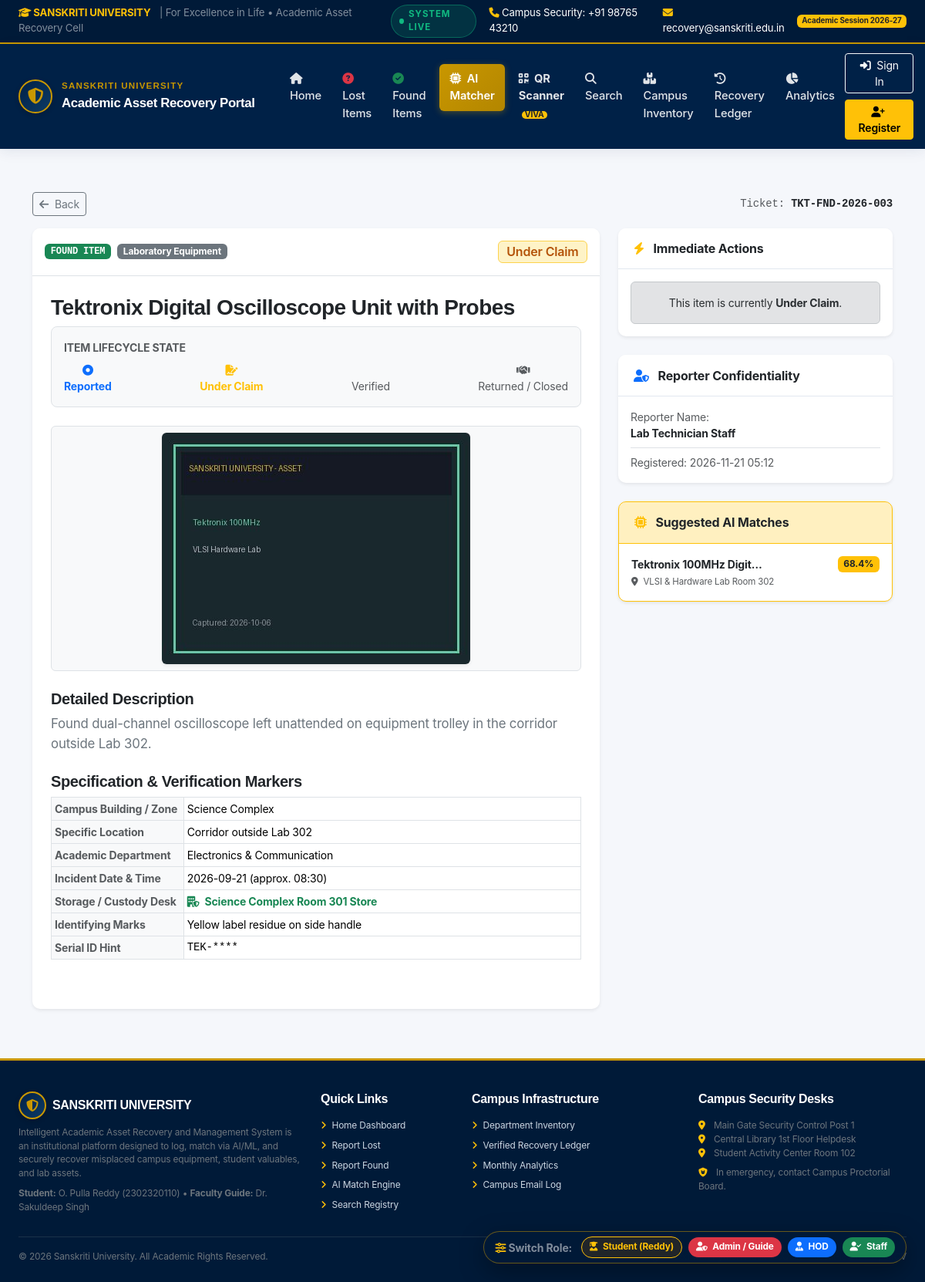
The app's page /items/6, older data.
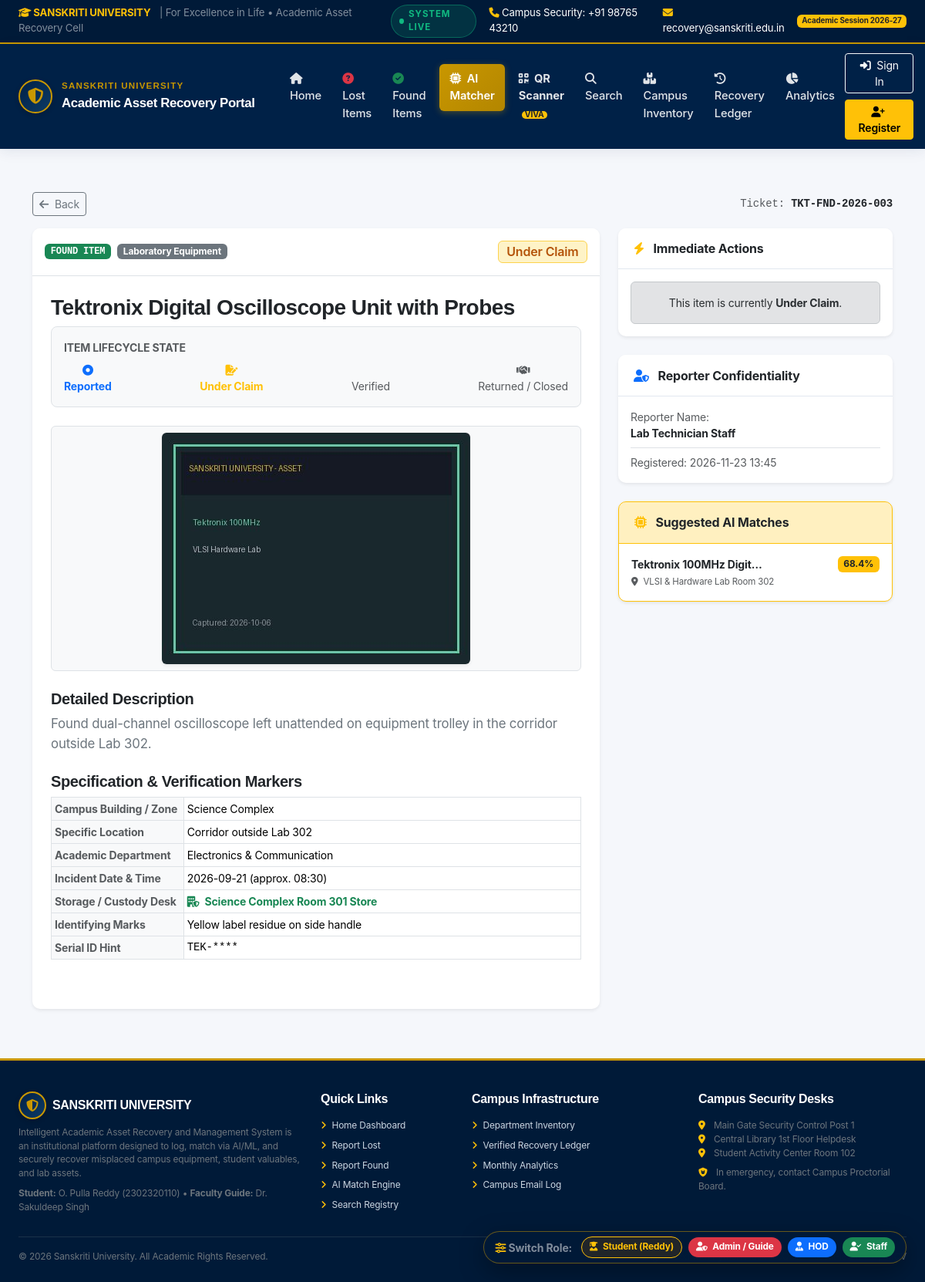
The same page, newer data.
### tables this page shows
CREATE TABLE items (
        id INTEGER PRIMARY KEY AUTOINCREMENT,
        ticket_number TEXT UNIQUE NOT NULL,
        type TEXT NOT NULL, -- 'lost' or 'found'
        title TEXT NOT NULL,
        category TEXT NOT NULL,
        description TEXT NOT NULL,
        department TEXT NOT NULL,
        location TEXT NOT NULL,
        building_zone TEXT NOT NULL,
        date_event TEXT NOT NULL,
        time_event TEXT,
        image_path TEXT,
        user_id INTEGER,
        reporter_name TEXT,
        reporter_contact TEXT,
        is_anonymous INTEGER DEFAULT 0,
        status TEXT NOT NULL DEFAULT 'Lost', -- 'Lost', 'Found', 'Under Claim', 'Verified', 'Returned', 'Closed'
        serial_number_hint TEXT,
        identifying_marks TEXT,
        storage_location TEXT,
        escalated INTEGER DEFAULT 0,
        escalation_reason TEXT,
        escalated_at TIMESTAMP,
        created_at TIMESTAMP DEFAULT CURRENT_TIMESTAMP,
        updated_at TIMESTAMP DEFAULT CURRENT_TIMESTAMP,
        FOREIGN KEY (user_id) REFERENCES users (id) ON DELETE SET NULL
    );

### app.py (the view)
@app.route('/items/<int:item_id>')
def item_detail(item_id):
    item = database.query_db("SELECT * FROM items WHERE id = ?", (item_id,), one=True)
    if not item:
        flash("Item ticket not found.", "warning")
        return redirect(url_for('index'))
    suggested_matches = []
    if item['type'] == 'lost':
        rows = database.query_db("""
            SELECT m.composite_score, f.id as candidate_id, f.title as candidate_title,
                   f.location as candidate_location, f.storage_location
            FROM ai_matches m
            JOIN items f ON m.found_item_id = f.id
            WHERE m.lost_item_id = ? AND m.composite_score >= 50
            ORDER BY m.composite_score DESC LIMIT 4
        """, (item_id,))
        suggested_matches = rows
    else:
        rows = database.query_db("""
            SELECT m.composite_score, l.id as candidate_id, l.title as candidate_title,
                   l.location as candidate_location
            FROM ai_matches m
            JOIN items l ON m.lost_item_id = l.id
            WHERE m.found_item_id = ? AND m.composite_score >= 50
            ORDER BY m.composite_score DESC LIMIT 4
        """, (item_id,))
        suggested_matches = rows
    return render_template('assets/item_detail.html', item=item, suggested_matches=suggested_matches)

### app.py (called while the page is built)
@app.template_filter('format_dt')
def format_dt(value, fmt='%Y-%m-%d %H:%M'):
    if not value:
        return 'N/A'
    if isinstance(value, datetime):
        return value.strftime(fmt)
    return str(value)[:16]

@app.context_processor
def inject_global_template_data():
    user = get_current_user()
    unread_count = 0
    if user:
        row = database.query_db("SELECT COUNT(*) as c FROM notifications WHERE user_id = ? AND is_read = 0", (user['id'],), one=True)
        unread_count = row['c'] if row else 0
    return {
        'current_user': user,
        'unread_notifs_count': unread_count,
        'now_year': datetime.now().year
    }

### auth_helper.py (called while the page is built)
def get_current_user():
    if 'user_id' not in session:
        return None
    user = database.query_db("SELECT * FROM users WHERE id = ?", (session['user_id'],), one=True)
    return user

### database.py (called while the page is built)
def get_db():
    if 'db' not in g:
        g.db = sqlite3.connect(DB_PATH)
        g.db.row_factory = sqlite3.Row
        g.db.execute("PRAGMA foreign_keys = ON")
    return g.db

### templates/assets/item_detail.html (shortened to what the changed rows need)
{% extends 'base.html' %}
{% block content %}
<div class="container py-3">
    <div class="d-flex justify-content-between align-items-center mb-3">
        <div class="font-monospace text-muted small">
            Ticket: <span class="fw-bold text-dark">{{ item.ticket_number }}</span>
        </div>
    </div>
    <div class="row g-4">
        <div class="col-lg-8">
            <div class="card shadow-sm border-0 mb-4">
                <div class="card-header bg-white p-3 d-flex justify-content-between align-items-center border-bottom">
                    <div class="d-flex align-items-center gap-2">
                        <span class="badge {% if item.type == 'lost' %}bg-danger{% else %}bg-success{% endif %} text-uppercase font-monospace">
                            {{ item.type }} Item
                        </span>
                        <span class="badge bg-secondary">{{ item.category }}</span>
                    </div>
                    <div>
                        <span class="badge {% if item.status == 'Lost' %}badge-lost{% elif item.status == 'Found' %}badge-found{% elif item.status == 'Returned' %}badge-returned{% else %}badge-under-claim{% endif %} fs-6">
                            {{ item.status }}
                        </span>
                    </div>
                </div>
                <div class="card-body p-4">
                    <h3 class="fw-bold text-dark mb-2">{{ item.title }}</h3>
                    <div class="p-3 bg-light rounded-3 mb-4 border">
                        <div class="small fw-bold text-muted text-uppercase mb-2">Item Lifecycle State</div>
                        <div class="d-flex justify-content-between text-center small position-relative">
                        </div>
                    </div>
                    {% if item.image_path %}
                    <div class="text-center mb-4 p-2 bg-light rounded border">
                        <img src="{{ url_for('static', filename='uploads/' + item.image_path) }}" class="img-fluid rounded shadow-sm" style="max-height: 380px; object-fit: contain;" alt="{{ item.title }}">
                    </div>
                    {% endif %}
                    <h5 class="fw-bold text-dark mb-2">Detailed Description</h5>
                    <p class="text-secondary leading-relaxed mb-4" style="font-size: 1.05rem; white-space: pre-line;">{{ item.description }}</p>
                    <h5 class="fw-bold text-dark mb-2">Specification & Verification Markers</h5>
                    <div class="table-responsive mb-4">
                        <table class="table table-bordered table-sm small">
                            <tbody>
                                <tr>
                                    <th class="bg-light text-muted w-25">Campus Building / Zone</th>
                                    <td>{{ item.building_zone }}</td>
                                </tr>
                                <tr>
                                    <th class="bg-light text-muted">Specific Location</th>
                                    <td>{{ item.location }}</td>
                                </tr>
                                <tr>
                                    <th class="bg-light text-muted">Academic Department</th>
                                    <td>{{ item.department }}</td>
                                </tr>
                                <tr>
                                    <th class="bg-light text-muted">Incident Date & Time</th>
                                    <td>{{ item.date_event }} {% if item.time_event %}(approx. {{ item.time_event }}){% endif %}</td>
                                </tr>
                                {% if item.storage_location %}
                                <tr>
                                    <th class="bg-light text-muted">Storage / Custody Desk</th>
                                    <td class="text-success fw-bold"><i class="fa-solid fa-building-shield me-1"></i> {{ item.storage_location }}</td>
                                </tr>
                                {% endif %}
                                <tr>
                                    <th class="bg-light text-muted">Identifying Marks</th>
                                    <td>{{ item.identifying_marks or 'None recorded' }}</td>
                                </tr>
                                <tr>
                                    <th class="bg-light text-muted">Serial ID Hint</th>
                                    <td class="font-monospace">{{ item.serial_number_hint or 'Kept in confidential escrow' }}</td>
                                </tr>
                            </tbody>
                        </table>
                    </div>
                </div>
            </div>
        </div>
        <div class="col-lg-4">
            <div class="card shadow-sm border-0 mb-4">
                <div class="card-body p-3">
                    {% if item.type == 'found' and item.status == 'Found' %}
                        <a href="{{ url_for('submit_claim', item_id=item.id) }}" class="btn btn-su-primary w-100 py-2 mb-2 fw-bold shadow-sm">
                            <i class="fa-solid fa-file-signature me-1"></i> Submit Ownership Claim
                        </a>
                        <p class="small text-muted mb-0 text-center">
                            You must provide proof or identifying details to verify legitimate ownership.
                        </p>
                    {% else %}
                        <div class="alert alert-secondary mb-0 small text-center">
                            This item is currently <strong>{{ item.status }}</strong>.
                        </div>
                    {% endif %}
                </div>
            </div>
            <div class="card shadow-sm border-0 mb-4">
                <div class="card-body p-3 small">
                    {% if item.is_anonymous %}
                        <div class="p-2 bg-light rounded text-center mb-2">
                            <i class="fa-solid fa-user-secret fa-2x text-muted mb-1"></i>
                            <div class="fw-bold text-dark">Anonymous University Report</div>
                            <span class="text-muted">Personal identity is obscured to protect student privacy.</span>
                        </div>
                    {% else %}
                        <div class="mb-2">
                            <span class="text-muted">Reporter Name:</span>
                            <div class="fw-bold text-dark">{{ item.reporter_name or 'Registered University Member' }}</div>
                        </div>
                    {% endif %}
                    <div class="text-muted border-top pt-2">
                        Registered: {{ item.created_at | format_dt }}
                    </div>
                </div>
            </div>
        </div>
    </div>
</div>
{% endblock %}

Row changes from the older to the newer data that the page shows:
changed items "Tektronix Digital Oscilloscope Unit with Probes": created_at "2026-11-21 05:12" → "2026-11-23 13:45"
